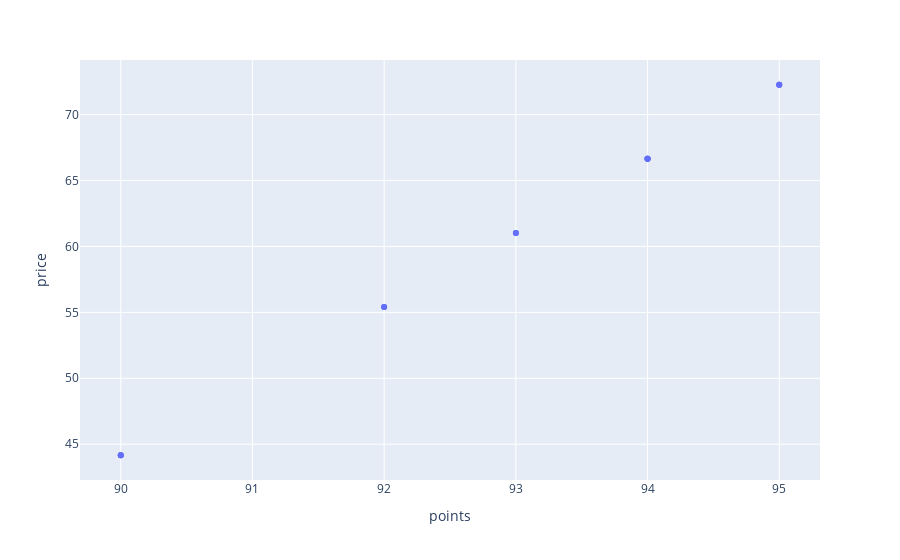

Source (notebook cell):
### Code cell
fig = px.scatter(data_frame=suggestion1,x='points',y='price')

fig.show()

### Figure 1 — Plotly figure (JSON) as saved in the notebook; plotly's stock layout.template omitted (floating-point values rounded to 4 significant figures)
{"data": [{"hovertemplate": "points=%{x}<br>price=%{y}<extra></extra>", "legendgroup": "", "marker": {"color": "#636efa", "symbol": "circle"}, "mode": "markers", "name": "", "orientation": "v", "showlegend": false, "type": "scatter", "x": [94, 94, 90, 90, 94, 90, 93, 95, 95, 94, 93, 92, 95, 92], "xaxis": "x", "y": [66.65, 66.65, 44.16, 44.16, 66.65, 44.16, 61.03, 72.27, 72.27, 66.65, 61.03, 55.41, 72.27, 55.4], "yaxis": "y"}], "layout": {"legend": {"tracegroupgap": 0}, "margin": {"t": 60}, "xaxis": {"anchor": "y", "domain": [0, 1], "title": {"text": "points"}}, "yaxis": {"anchor": "x", "domain": [0, 1], "title": {"text": "price"}}}}
